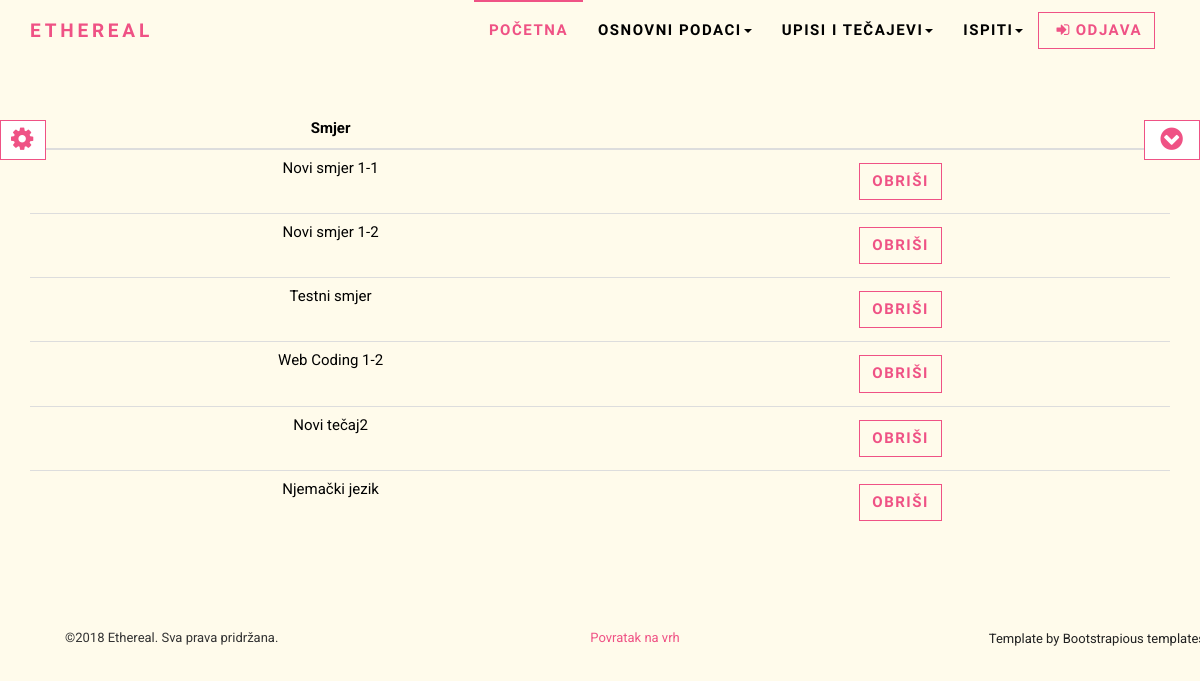
Page /php/courses.php (signed in) on the earlier database version.
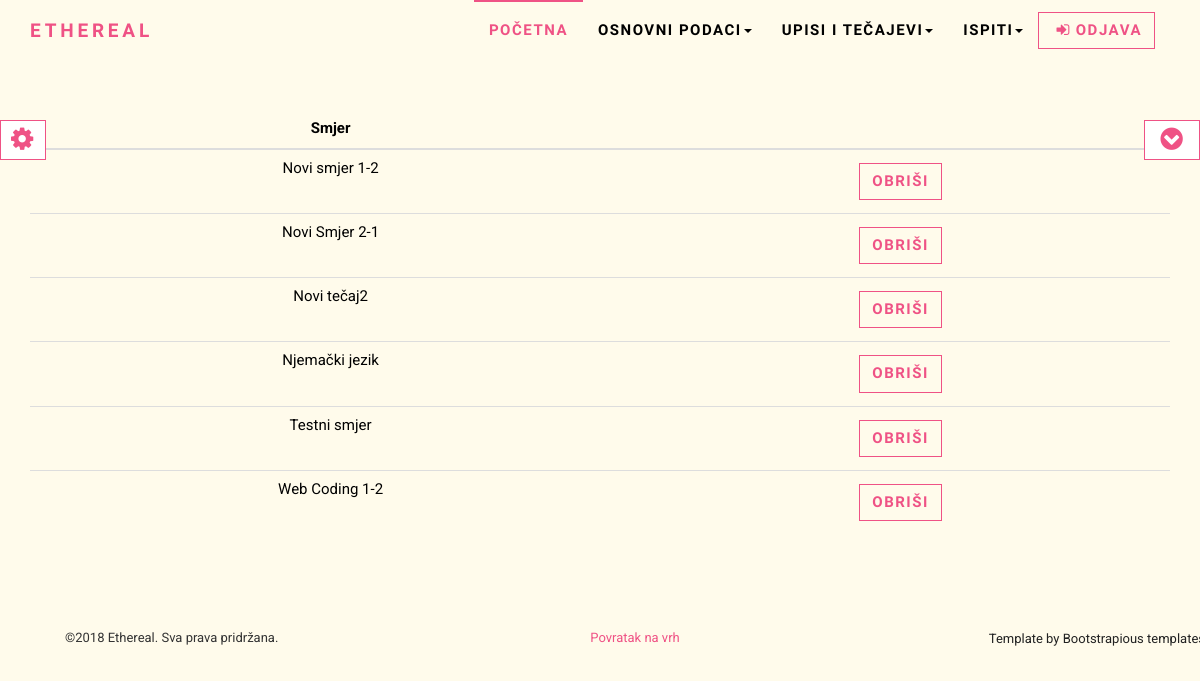
Same page on the later database version.
### tables this page shows
CREATE TABLE `tecaj` (
  `id` int(11) NOT NULL,
  `smjer` varchar(100) NOT NULL
);

### php/includes/functions.php (called while the page is built, shortened)
<?php
function checkStatus(){
	$role = $_SESSION['role'];
	switch($role){
		case("1"):
			return 1;
			break;
	}
}
?>

### php/courses.php (the view, shortened to what this page needs)
<?php
require_once "includes/functions.php";
$con = spajanje();
$isAdmin = checkStatus();
if($isAdmin !== 1){
	header("refresh:2;url=index.php");
	die("Nemate ovlasti za pristup ovoj stranici! Prebacujem na index.php...");
}
else{
$sql = "SELECT * FROM tecaj;";
$result = mysqli_query($con, $sql);
require_once "includes/header.php";
if (mysqli_num_rows($result)>0){
	echo '
	<table id = "table" class="table table-hover">
		<thead>
			<tr>
				<th>Smjer</th>
				<th></th>
			</tr>
		</thead>
		<tbody>';
	while($course = mysqli_fetch_assoc($result)){
		echo "
			<tr class = 'clickable-row-course' id = '".$course["id"]."'>
				<td>".$course['smjer']."</td>
				<td>
					<a href='courses.php?obrisi=true&id=".$course['id']."' onclick='return confirm(\"Jeste li sigurni da želite obrisati tečaj?\")'>
                        <button class = 'btn btn-ghost submit' value = 'obrisi' name='obrisi' id='obrisi'>Obriši</button>
					</a>
				</td>
			</tr>";
	}
	echo "</tbody></table>";
}
else {
	echo "<p>U bazi nema rezultata za ovaj upit: $sql </p>";
}
}
require "includes/footer.php";
?>

Differences in the rows shown:
shown differently, row unchanged: tecaj "Novi smjer 1-2": moves up the list
changed tecaj: smjer "Novi smjer 1-1" → "Novi Smjer 2-1"
shown differently, row unchanged: tecaj "Novi tečaj2": moves up the list
shown differently, row unchanged: tecaj "Njemački jezik": moves up the list
